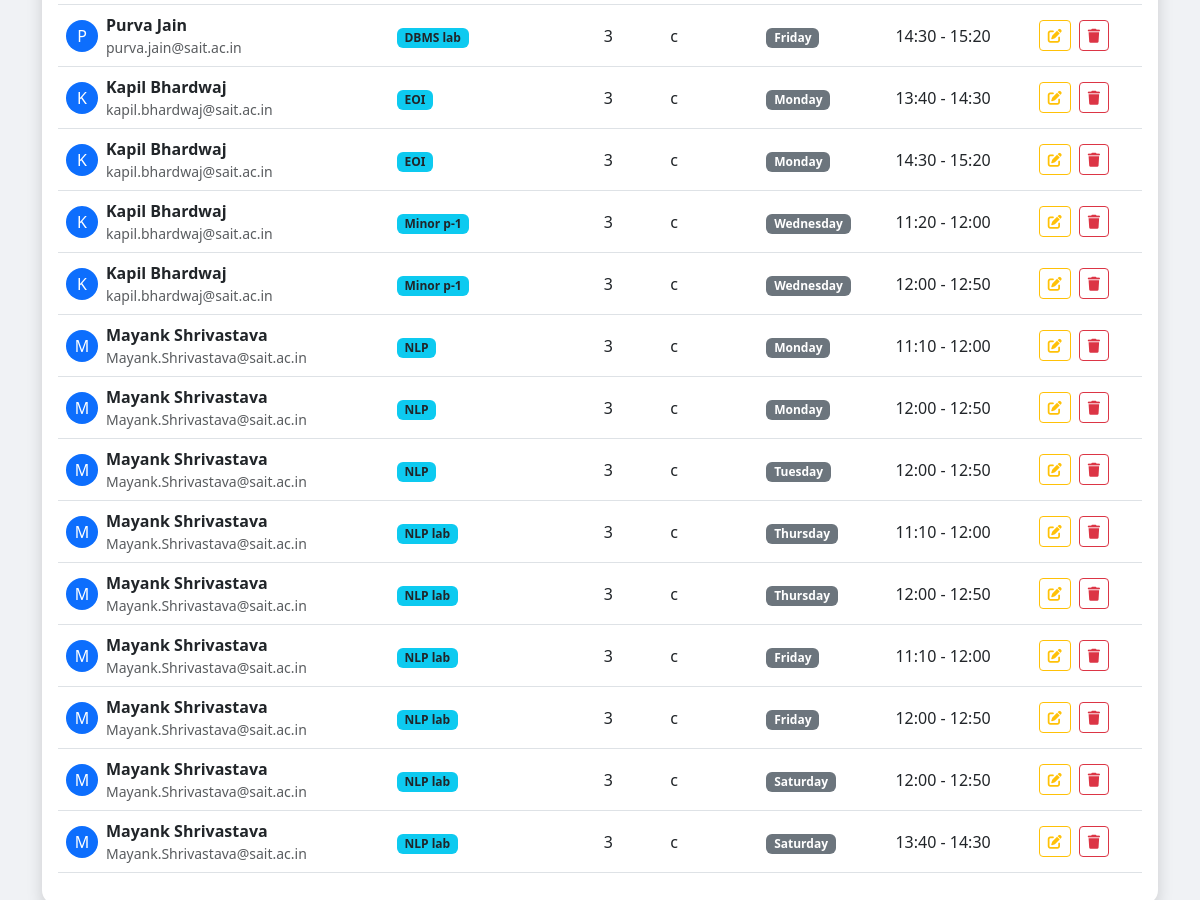
Page /core/manage_teacher_subjects/ (signed in, lower part) on the earlier database version.
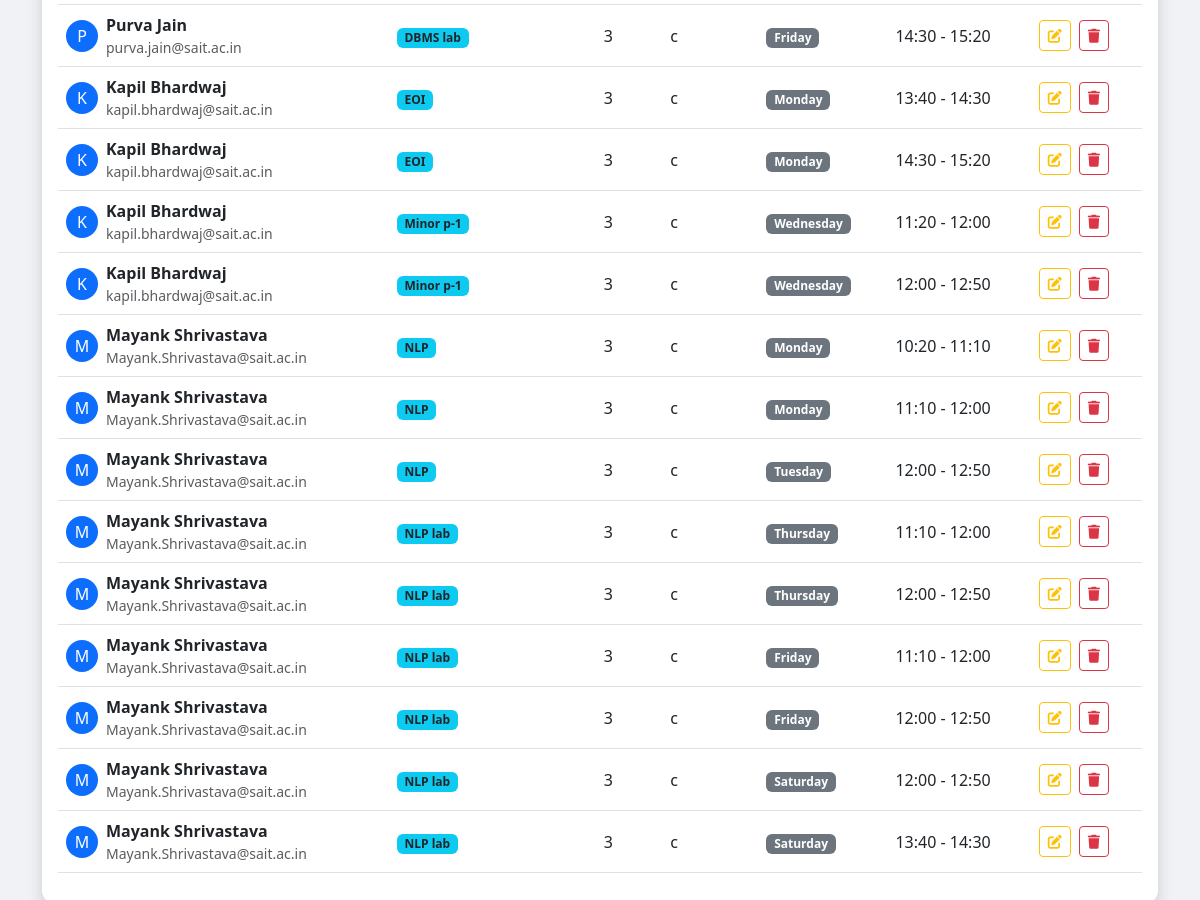
Same page on the later database version.
### core/models.py (models this page shows, shortened)
class TeacherSubject(models.Model):
    DAYS_OF_WEEK = (
        (0, 'Monday'),
        (1, 'Tuesday'),
        (2, 'Wednesday'),
        (3, 'Thursday'),
        (4, 'Friday'),
        (5, 'Saturday'),
        (6, 'Sunday'),
    )
    teacher = models.ForeignKey(User, on_delete=models.CASCADE, limit_choices_to={'is_staff': True, 'is_superuser': False})
    subject = models.CharField(max_length=100)
    year = models.CharField(max_length=10)
    section = models.CharField(max_length=10, null=True, blank=True)
    day = models.IntegerField(choices=DAYS_OF_WEEK, default=0)
    start_time = models.TimeField(null=True, blank=True)
    end_time = models.TimeField(null=True, blank=True)

### core/views.py (the view)
# urls.py: path('manage_teacher_subjects/', views.manage_teacher_subjects, name='manage_teacher_subjects'),
@user_passes_test(lambda u: u.is_superuser)
def manage_teacher_subjects(request):
    subjects = TeacherSubject.objects.all().order_by('teacher__username', 'day')
    return render(request, 'manage_teacher_subjects.html', {'subjects': subjects})

### templates/manage_teacher_subjects.html (shortened to what this page needs)
{% extends 'base.html' %}
{% block content %}
<div class="card shadow">
    <div class="card-body">
        <div class="table-responsive">
            <table class="table table-hover align-middle">
                <tbody>
                    {% for item in subjects %}
                    <tr>
                        <td>
                            <div class="d-flex align-items-center">
                                <div class="avatar-sm bg-primary text-white rounded-circle me-2 d-flex align-items-center justify-content-center"
                                    style="width: 32px; height: 32px;">
                                    {{ item.teacher.first_name|first|default:item.teacher.username|first|upper }}
                                </div>
                                <div>
                                    <div class="fw-bold">{{ item.teacher.get_full_name|default:item.teacher.username }}
                                    </div>
                                    <div class="small text-muted">{{ item.teacher.email }}</div>
                                </div>
                            </div>
                        </td>
                        <td><span class="badge bg-info text-dark">{{ item.subject }}</span></td>
                        <td>{{ item.year }}</td>
                        <td>{{ item.section|default:"-" }}</td>
                        <td><span class="badge bg-secondary">{{ item.get_day_display }}</span></td>
                        <td>
                            {% if item.start_time %}
                            {{ item.start_time|time:"H:i" }} - {{ item.end_time|default:item.start_time|time:"H:i" }}
                            {% else %}
                            <span class="text-muted">-</span>
                            {% endif %}
                        </td>
                        <td>
                            <a href="{% url 'edit_teacher_subject' item.id %}"
                                class="btn btn-sm btn-outline-warning me-1" title="Edit Assignment">
                                <i class="fas fa-edit"></i>
                            </a>
                            <form action="{% url 'delete_teacher_subject' item.id %}" method="post"
                                onsubmit="return confirm('Are you sure you want to remove this assignment?');"
                                style="display:inline;">
                                <button type="submit" class="btn btn-sm btn-outline-danger" title="Remove Assignment">
                                    <i class="fas fa-trash"></i>
                                </button>
                            </form>
                        </td>
                    </tr>
                    {% endfor %}
                </tbody>
            </table>
        </div>
    </div>
</div>
{% endblock %}

Differences in the rows shown:
changed TeacherSubject (number 6 of 14 on the later page): start_time "11:10" → "10:20"; end_time "12:00" → "11:10"
changed TeacherSubject (number 7 of 14 on the later page): start_time "12:00" → "11:10"; end_time "12:50" → "12:00"
